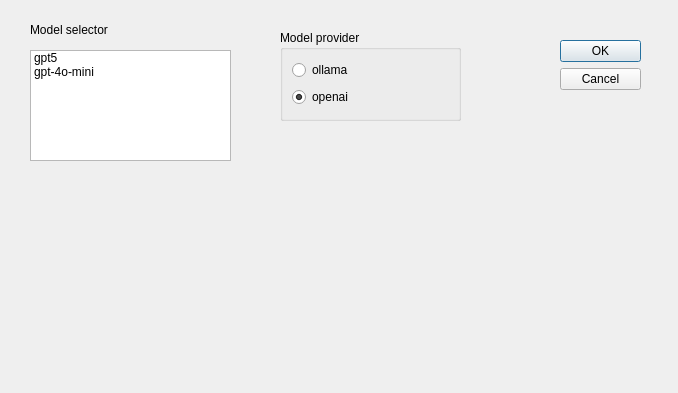
<?xml version="1.0" encoding="UTF-8"?>
<ui version="4.0">
 <class>Dialog</class>
 <widget class="QDialog" name="Dialog">
  <property name="geometry">
   <rect>
    <x>0</x>
    <y>0</y>
    <width>678</width>
    <height>393</height>
   </rect>
  </property>
  <property name="windowTitle">
   <string>Dialog</string>
  </property>
  <widget class="QDialogButtonBox" name="buttonBox">
   <property name="geometry">
    <rect>
     <x>560</x>
     <y>40</y>
     <width>81</width>
     <height>241</height>
    </rect>
   </property>
   <property name="orientation">
    <enum>Qt::Orientation::Vertical</enum>
   </property>
   <property name="standardButtons">
    <set>QDialogButtonBox::StandardButton::Cancel|QDialogButtonBox::StandardButton::Ok</set>
   </property>
  </widget>
  <widget class="QLabel" name="label_10">
   <property name="geometry">
    <rect>
     <x>30</x>
     <y>20</y>
     <width>111</width>
     <height>20</height>
    </rect>
   </property>
   <property name="text">
    <string>Model selector</string>
   </property>
  </widget>
  <widget class="QGroupBox" name="groupBox_3">
   <property name="geometry">
    <rect>
     <x>280</x>
     <y>30</y>
     <width>181</width>
     <height>91</height>
    </rect>
   </property>
   <property name="title">
    <string>Model provider</string>
   </property>
   <layout class="QGridLayout" name="gridLayout_4">
    <item row="0" column="0">
     <widget class="QRadioButton" name="radioButton_3">
      <property name="text">
       <string>ollama</string>
      </property>
      <property name="checked">
       <bool>false</bool>
      </property>
     </widget>
    </item>
    <item row="1" column="0">
     <widget class="QRadioButton" name="radioButton_4">
      <property name="text">
       <string>openai</string>
      </property>
      <property name="checked">
       <bool>true</bool>
      </property>
     </widget>
    </item>
   </layout>
  </widget>
  <widget class="QListWidget" name="modelSelector_2">
   <property name="geometry">
    <rect>
     <x>30</x>
     <y>50</y>
     <width>201</width>
     <height>111</height>
    </rect>
   </property>
   <item>
    <property name="text">
     <string>gpt5</string>
    </property>
   </item>
   <item>
    <property name="text">
     <string>gpt-4o-mini</string>
    </property>
   </item>
  </widget>
 </widget>
 <resources/>
 <connections>
  <connection>
   <sender>buttonBox</sender>
   <signal>accepted()</signal>
   <receiver>Dialog</receiver>
   <slot>accept()</slot>
   <hints>
    <hint type="sourcelabel">
     <x>248</x>
     <y>254</y>
    </hint>
    <hint type="destinationlabel">
     <x>157</x>
     <y>274</y>
    </hint>
   </hints>
  </connection>
  <connection>
   <sender>buttonBox</sender>
   <signal>rejected()</signal>
   <receiver>Dialog</receiver>
   <slot>reject()</slot>
   <hints>
    <hint type="sourcelabel">
     <x>316</x>
     <y>260</y>
    </hint>
    <hint type="destinationlabel">
     <x>286</x>
     <y>274</y>
    </hint>
   </hints>
  </connection>
 </connections>
</ui>
